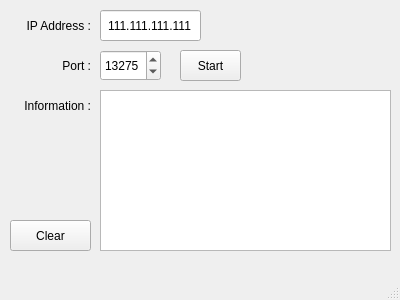
<?xml version="1.0" encoding="UTF-8"?>
<ui version="4.0">
 <class>MW_Server</class>
 <widget class="QMainWindow" name="MW_Server">
  <property name="geometry">
   <rect>
    <x>0</x>
    <y>0</y>
    <width>400</width>
    <height>300</height>
   </rect>
  </property>
  <property name="minimumSize">
   <size>
    <width>400</width>
    <height>300</height>
   </size>
  </property>
  <property name="maximumSize">
   <size>
    <width>400</width>
    <height>300</height>
   </size>
  </property>
  <property name="windowTitle">
   <string>LetsChatServer</string>
  </property>
  <widget class="QWidget" name="centralwidget">
   <widget class="QLineEdit" name="LE_ipAddress">
    <property name="geometry">
     <rect>
      <x>100</x>
      <y>10</y>
      <width>101</width>
      <height>31</height>
     </rect>
    </property>
    <property name="text">
     <string>111.111.111.111</string>
    </property>
    <property name="alignment">
     <set>Qt::AlignCenter</set>
    </property>
    <property name="readOnly">
     <bool>true</bool>
    </property>
   </widget>
   <widget class="QPushButton" name="PB_start">
    <property name="geometry">
     <rect>
      <x>180</x>
      <y>50</y>
      <width>61</width>
      <height>31</height>
     </rect>
    </property>
    <property name="text">
     <string>Start</string>
    </property>
   </widget>
   <widget class="QLabel" name="label">
    <property name="geometry">
     <rect>
      <x>10</x>
      <y>10</y>
      <width>81</width>
      <height>31</height>
     </rect>
    </property>
    <property name="text">
     <string>IP Address :</string>
    </property>
    <property name="alignment">
     <set>Qt::AlignRight|Qt::AlignTrailing|Qt::AlignVCenter</set>
    </property>
   </widget>
   <widget class="QLabel" name="label_2">
    <property name="geometry">
     <rect>
      <x>10</x>
      <y>50</y>
      <width>81</width>
      <height>31</height>
     </rect>
    </property>
    <property name="text">
     <string>Port :</string>
    </property>
    <property name="alignment">
     <set>Qt::AlignRight|Qt::AlignTrailing|Qt::AlignVCenter</set>
    </property>
   </widget>
   <widget class="QSpinBox" name="SB_port">
    <property name="geometry">
     <rect>
      <x>100</x>
      <y>50</y>
      <width>61</width>
      <height>31</height>
     </rect>
    </property>
    <property name="wrapping">
     <bool>false</bool>
    </property>
    <property name="readOnly">
     <bool>false</bool>
    </property>
    <property name="buttonSymbols">
     <enum>QAbstractSpinBox::UpDownArrows</enum>
    </property>
    <property name="minimum">
     <number>10000</number>
    </property>
    <property name="maximum">
     <number>65535</number>
    </property>
    <property name="value">
     <number>13275</number>
    </property>
   </widget>
   <widget class="QTextBrowser" name="TB_info">
    <property name="geometry">
     <rect>
      <x>100</x>
      <y>90</y>
      <width>291</width>
      <height>161</height>
     </rect>
    </property>
   </widget>
   <widget class="QPushButton" name="PB_clear">
    <property name="geometry">
     <rect>
      <x>10</x>
      <y>220</y>
      <width>81</width>
      <height>31</height>
     </rect>
    </property>
    <property name="text">
     <string>Clear</string>
    </property>
   </widget>
   <widget class="QLabel" name="label_3">
    <property name="geometry">
     <rect>
      <x>10</x>
      <y>90</y>
      <width>81</width>
      <height>31</height>
     </rect>
    </property>
    <property name="text">
     <string>Information :</string>
    </property>
    <property name="alignment">
     <set>Qt::AlignRight|Qt::AlignTrailing|Qt::AlignVCenter</set>
    </property>
   </widget>
  </widget>
  <widget class="QMenuBar" name="menubar">
   <property name="geometry">
    <rect>
     <x>0</x>
     <y>0</y>
     <width>400</width>
     <height>21</height>
    </rect>
   </property>
  </widget>
  <widget class="QStatusBar" name="statusbar">
   <property name="sizeGripEnabled">
    <bool>true</bool>
   </property>
  </widget>
 </widget>
 <tabstops>
  <tabstop>LE_ipAddress</tabstop>
  <tabstop>SB_port</tabstop>
  <tabstop>PB_start</tabstop>
  <tabstop>PB_clear</tabstop>
  <tabstop>TB_info</tabstop>
 </tabstops>
 <resources/>
 <connections/>
</ui>
